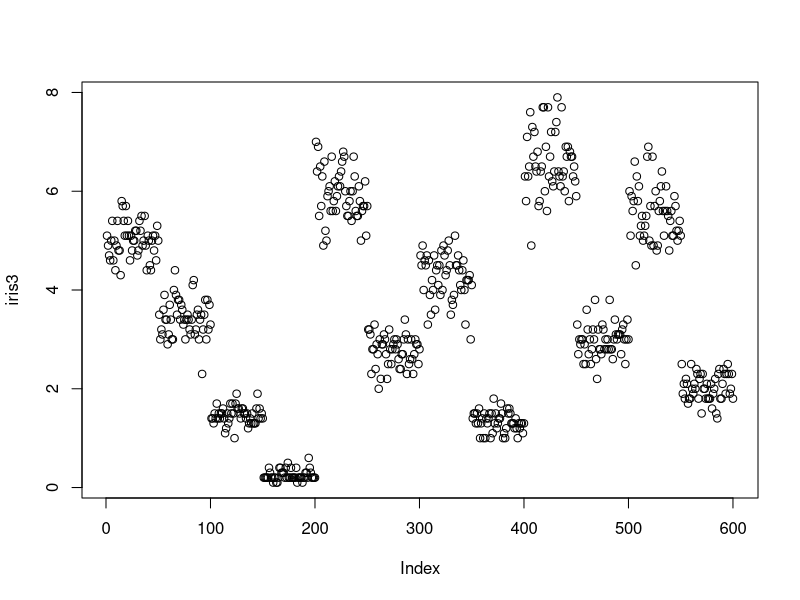

Source code (R):
## ---- chunk 1
knitr::opts_chunk$set(fig.path = "../images/")
plot(iris3)
